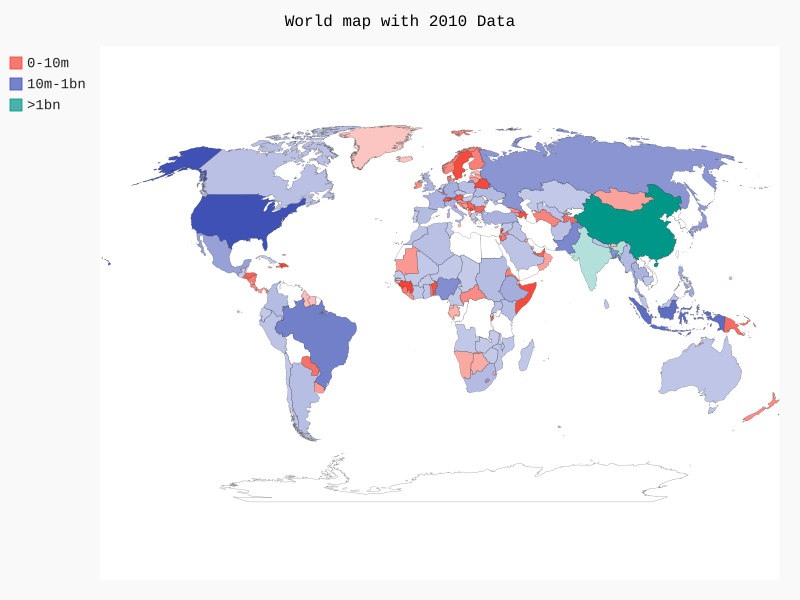

This chart was generated by the following Python code:
import json
import pygal
from country_codes import get_country_code

filename = 'population_data.json'

with open(filename) as f:
    pop_data = json.load(f)

# build population data dictionary
cc_populations = {}
for pop_dict in pop_data:
    if pop_dict['Year'] == '2010':
        country_name = pop_dict['Country Name']
        population = int(float(pop_dict['Value']))
        code = get_country_code(country_name)
        if code:
            cc_populations[code] = population
        else:
            print("Error - " + country_name)

cc_pops_1,cc_pops_2, cc_pops_3 = {},{},{}
for cc, pop in cc_populations.items():
    if pop < 10000000:
        cc_pops_1[cc] = pop
    elif pop < 1000000000:
        cc_pops_2[cc] = pop
    else:
        cc_pops_3[cc] = pop

print(len(cc_pops_1),len(cc_pops_2),len(cc_pops_3))


wm = pygal.maps.world.World()
wm.title = "World map with 2010 Data"
wm.add('0-10m', cc_pops_1)
wm.add('10m-1bn', cc_pops_2)
wm.add('>1bn', cc_pops_3)
wm.render_to_file('world_population.svg')
